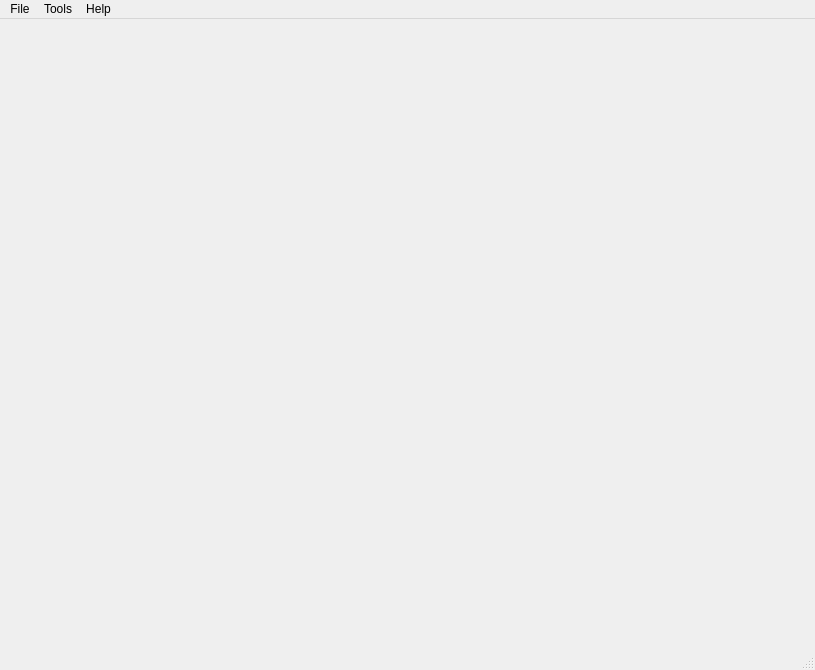
<?xml version="1.0" encoding="UTF-8"?>
<ui version="4.0">
 <class>Logan</class>
 <widget class="QMainWindow" name="Logan">
  <property name="geometry">
   <rect>
    <x>0</x>
    <y>0</y>
    <width>815</width>
    <height>670</height>
   </rect>
  </property>
  <property name="sizePolicy">
   <sizepolicy hsizetype="Expanding" vsizetype="Expanding">
    <horstretch>0</horstretch>
    <verstretch>0</verstretch>
   </sizepolicy>
  </property>
  <property name="windowTitle">
   <string>Logan</string>
  </property>
  <property name="windowIcon">
   <iconset theme="badger">
    <normaloff>../icons/icons8-badger-80.png</normaloff>../icons/icons8-badger-80.png</iconset>
  </property>
  <widget class="RootLogfileDisplay" name="loganDisplay">
   <property name="sizePolicy">
    <sizepolicy hsizetype="Expanding" vsizetype="Expanding">
     <horstretch>5</horstretch>
     <verstretch>5</verstretch>
    </sizepolicy>
   </property>
   <layout class="QHBoxLayout" name="horizontalLayout">
    <item>
     <layout class="QHBoxLayout" name="displayLayout">
      <property name="sizeConstraint">
       <enum>QLayout::SetNoConstraint</enum>
      </property>
     </layout>
    </item>
   </layout>
  </widget>
  <widget class="QMenuBar" name="menubar">
   <property name="geometry">
    <rect>
     <x>0</x>
     <y>0</y>
     <width>815</width>
     <height>21</height>
    </rect>
   </property>
   <widget class="QMenu" name="menuFile">
    <property name="title">
     <string>File</string>
    </property>
    <addaction name="actionNew_file"/>
    <addaction name="actionOpen_project"/>
    <addaction name="actionOpen"/>
    <addaction name="actionSettings"/>
    <addaction name="actionClose"/>
   </widget>
   <widget class="QMenu" name="menuTools">
    <property name="title">
     <string>Tools</string>
    </property>
    <addaction name="actionSearch"/>
    <addaction name="actionGrep"/>
   </widget>
   <widget class="QMenu" name="menuHelp">
    <property name="title">
     <string>Help</string>
    </property>
    <addaction name="actionManual"/>
    <addaction name="actionAbout"/>
   </widget>
   <addaction name="menuFile"/>
   <addaction name="menuTools"/>
   <addaction name="menuHelp"/>
  </widget>
  <widget class="QStatusBar" name="statusbar"/>
  <action name="actionOpen">
   <property name="text">
    <string>Add file to project</string>
   </property>
  </action>
  <action name="actionSearch">
   <property name="text">
    <string>Search</string>
   </property>
  </action>
  <action name="actionGrep">
   <property name="text">
    <string>Grep</string>
   </property>
  </action>
  <action name="actionOpen_project">
   <property name="text">
    <string>Open project</string>
   </property>
  </action>
  <action name="actionNew_file">
   <property name="text">
    <string>New project</string>
   </property>
  </action>
  <action name="actionClose">
   <property name="text">
    <string>Close</string>
   </property>
  </action>
  <action name="actionSettings">
   <property name="text">
    <string>Settings</string>
   </property>
  </action>
  <action name="actionAbout">
   <property name="text">
    <string>About</string>
   </property>
  </action>
  <action name="actionManual">
   <property name="text">
    <string>Manual</string>
   </property>
  </action>
 </widget>
 <customwidgets>
  <customwidget>
   <class>RootLogfileDisplay</class>
   <extends>QWidget</extends>
   <header>rootlogfiledisplay.h</header>
   <container>1</container>
  </customwidget>
 </customwidgets>
 <resources/>
 <connections/>
</ui>
